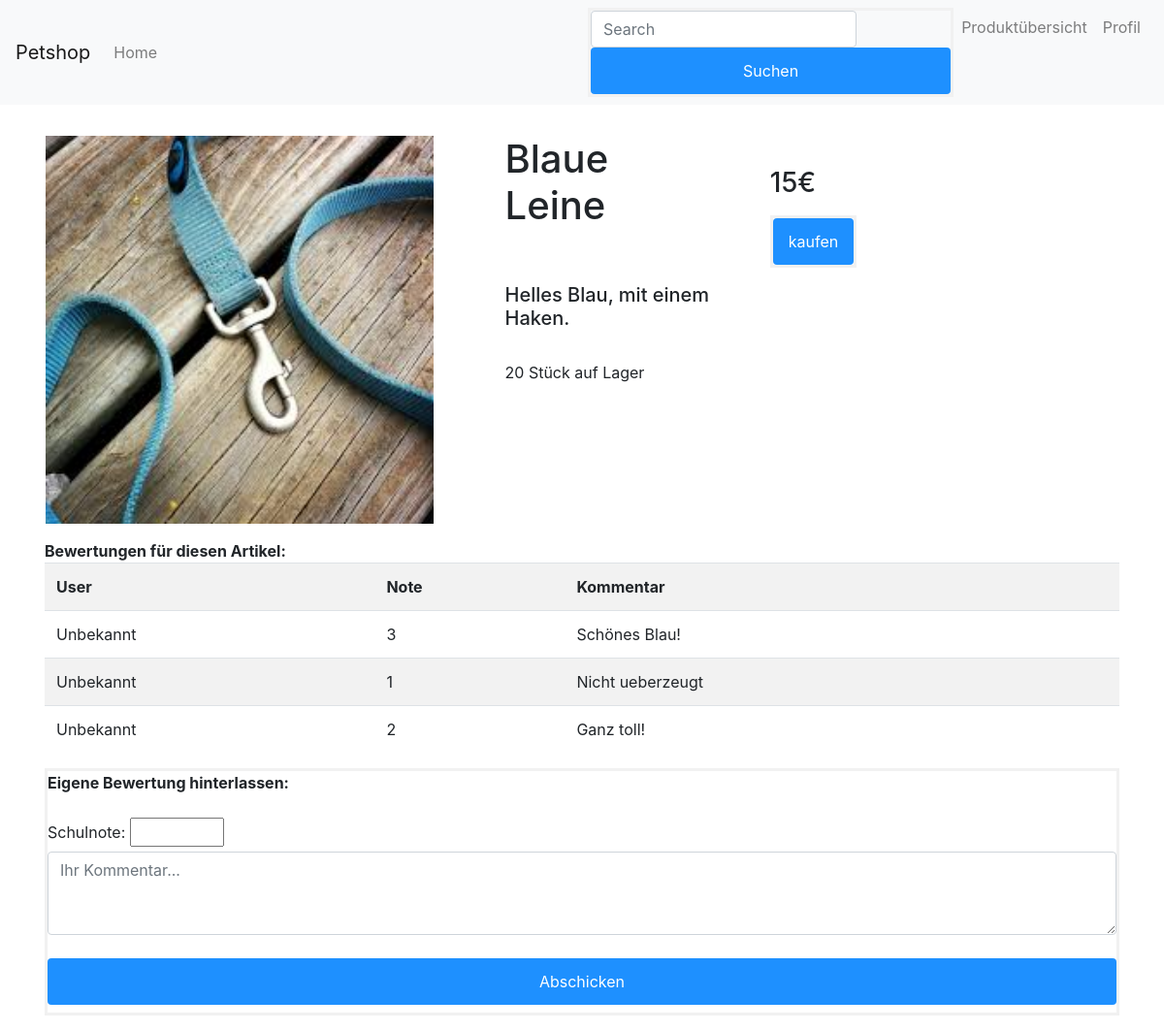
/produktansicht.php?ID=1, run on an earlier commit of the app's database.
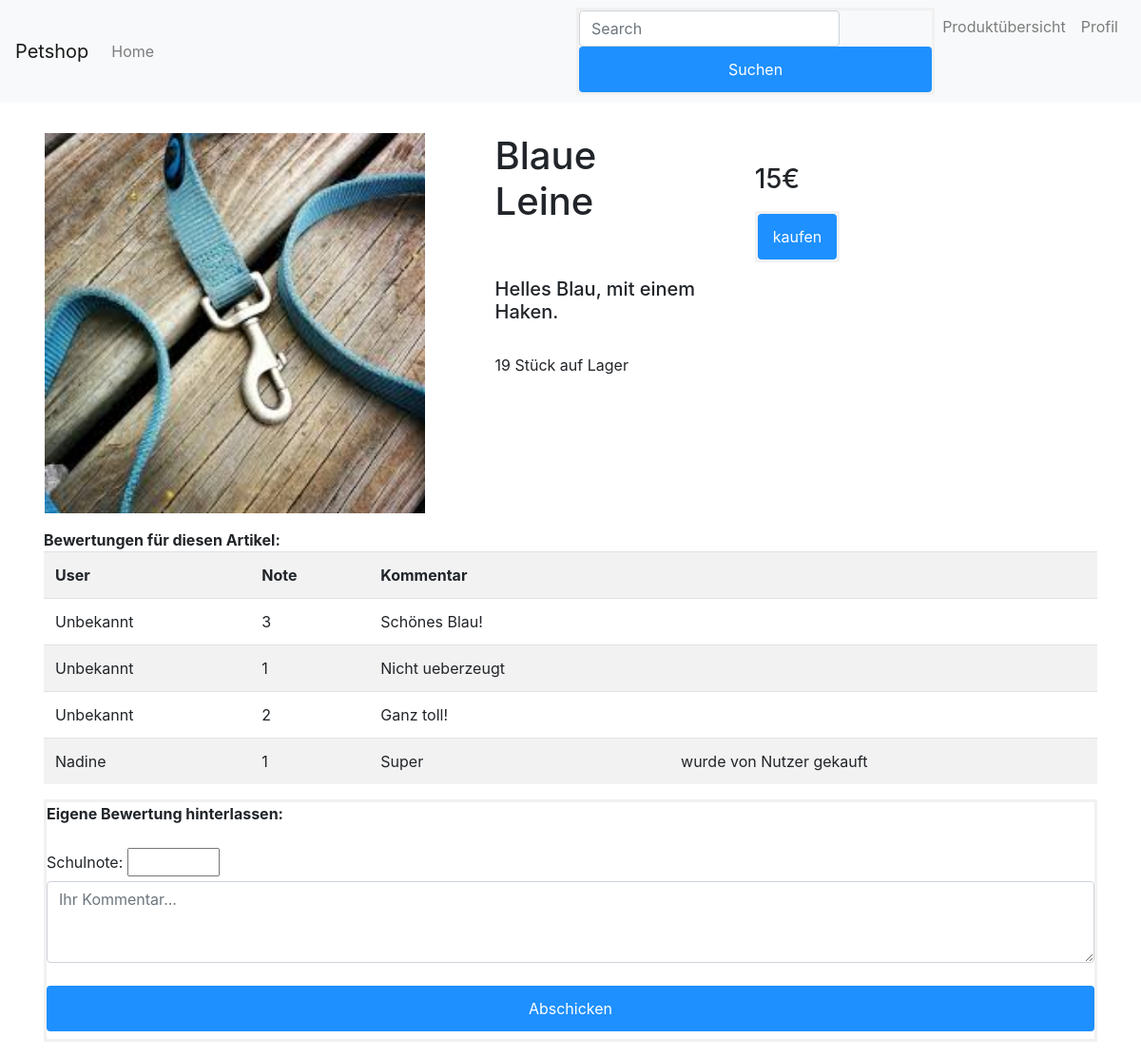
And on a later commit of the database.
### tables this page shows
CREATE TABLE `produkte` (
  `ID` int(11) NOT NULL,
  `Name` text NOT NULL,
  `Preis` int(11) NOT NULL,
  `Stueck` int(11) UNSIGNED NOT NULL,
  `Bild` text NOT NULL,
  `Beschreibung` text NOT NULL
);

CREATE TABLE `bewertungen` (
  `ID` int(11) NOT NULL,
  `Kommentar` text NOT NULL,
  `Note` float(10,0) NOT NULL,
  `Datum` datetime NOT NULL DEFAULT CURRENT_TIMESTAMP,
  `User` varchar(50) NOT NULL DEFAULT 'Unbekannt',
  `isBought` varchar(30) NOT NULL
);

### produktansicht.php (the view)
<?php include 'inc/head.php'?>
<?php include 'inc/nav.php';
include 'inc/config.php';
    $id = $_GET['ID'];
    $query = "SELECT * FROM produkte WHERE produkte.ID = '$id'";
    $query2 = "SELECT * FROM produkte INNER JOIN bewertungen WHERE produkte.ID = '$id' AND bewertungen.ID = '$id'";
    $result = mysqli_query($con, $query);
    $result2 = mysqli_query($con, $query2);
    if ($row = mysqli_fetch_assoc($result)) {
        $id = $_GET['ID'];
        $bild = $row['Bild'];
        $name = $row['Name'];
        $preis = $row['Preis'];
        $stueck = $row['Stueck'];
        $beschreibung = $row['Beschreibung'];
        ?>
        <div class="container">
            <div class="row">
                <div class="d-flex flex-row bd-highlight pl-3 pt-3 mb-3">
                    <div class="row">
                        <div class="col pr-0 mr-0"><img src="img/<?php echo $bild ?>" alt="" width="400px"></div>
                        <div class="col-4 pl-2 mr-0">
                            <h1><?php echo $name ?></h1><br><br>
                            <h5><?php echo $beschreibung ?></h5><br>
                            <h7><?php echo $stueck ?> Stück auf Lager</h7>
                        </div>
                    </div>
                    <div class="p-2 ml-5 bd-highlight">
                        <br><h3><?php echo $preis ?>€</h3><p>
                        <form method="post" action="php/buyArticle.php?ID=<?php echo $id ?>&Verfuegbarkeit=<?php echo $stueck ?>">
                            <button class="btn btn-outline-success my-2 my-sm-0" type="submit" name="cartBtn">kaufen</button>
                        </form>
                    </div>
                </div>
                <div class="col-12">
                    <table class="table table-striped">
                        <thead><b>Bewertungen für diesen Artikel:</b></thead>
                        <th scope="col">User</th>
                        <th scope="col">Note</th>
                        <th scope="col">Kommentar</th>
                        <th scope="col"></th>
                        <?php
                        while ($row = mysqli_fetch_assoc($result2)) {
                            $isBought = $row['isBought'];
                            $user = $row['User'];
                            $kommentar = $row['Kommentar'];
                            $note = $row['Note']; ?>
                        <tr>
                            <td><?php echo $user ?></td>
                            <td><?php echo $note ?></td>
                            <td><?php echo $kommentar ?></td>
                            <td> <?php echo $isBought ?></td>
                        </tr><?php } ?>
                    </table>
                </div>
            </div>
            <div>
                <form method = 'post' action = 'php/articleValuations.php?ID=<?php echo $id ?>' >
                    <b>Eigene Bewertung hinterlassen:</b><br><br>
                    <label >Schulnote:</label>
                    <input name="Note" type="number" max="6.0" min="1.0" ><br>
                    <div class="form-group">
                        <textarea class="form-control" name="Kommentar" id="exampleFormControlTextarea1" rows="3" placeholder="Ihr Kommentar..."></textarea>
                    </div>
                    <button class="btn btn-outline-success" type="submit" name="commentBtn" >Abschicken</button>
                </form >
            </div>
        </div>
        <?php
} include 'inc/bottom.php'?>

What changed in the data, as far as the page shows it:
changed produkte "Blaue Leine": Stueck "20" → "19"
added bewertungen: User "Nadine", Note "1", Kommentar "Super", isBought "wurde von Nutzer gekauft"
